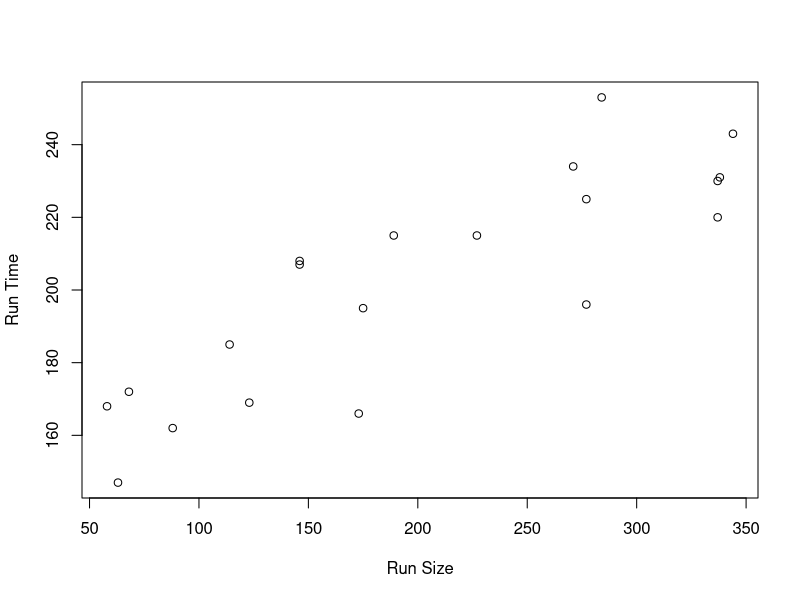
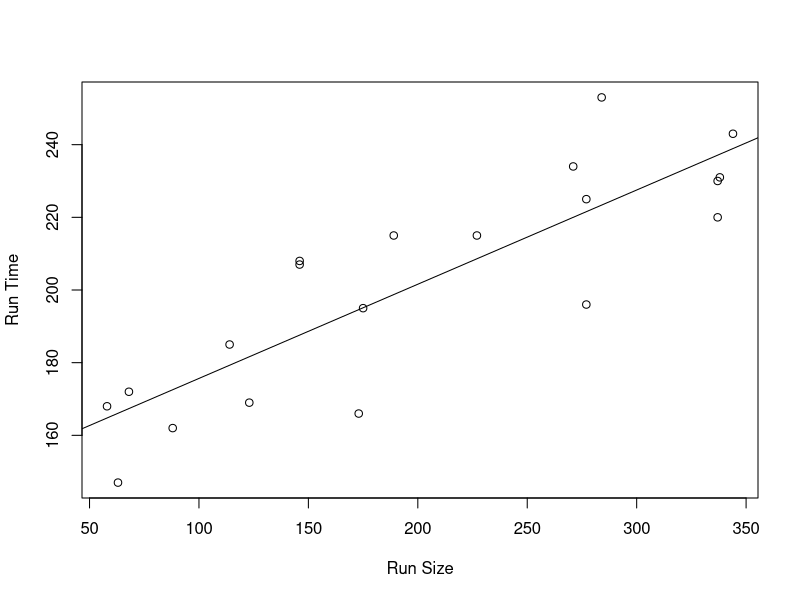
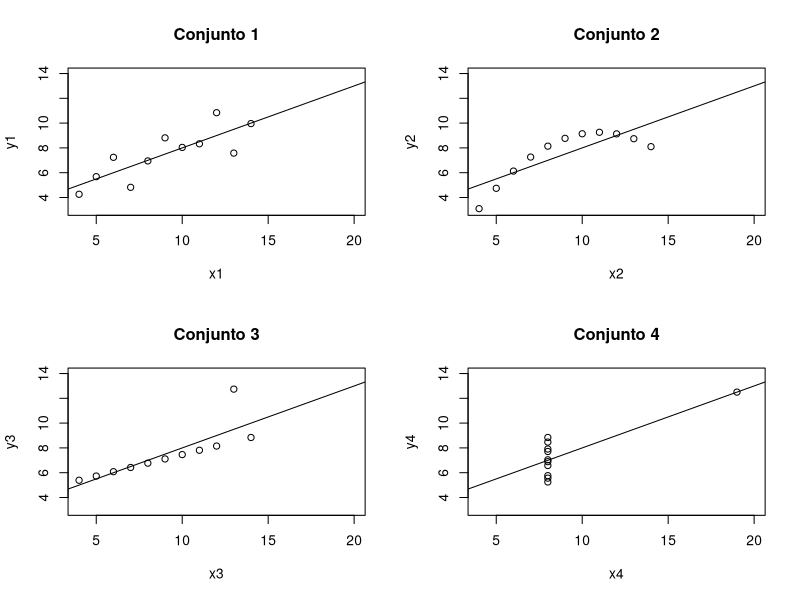
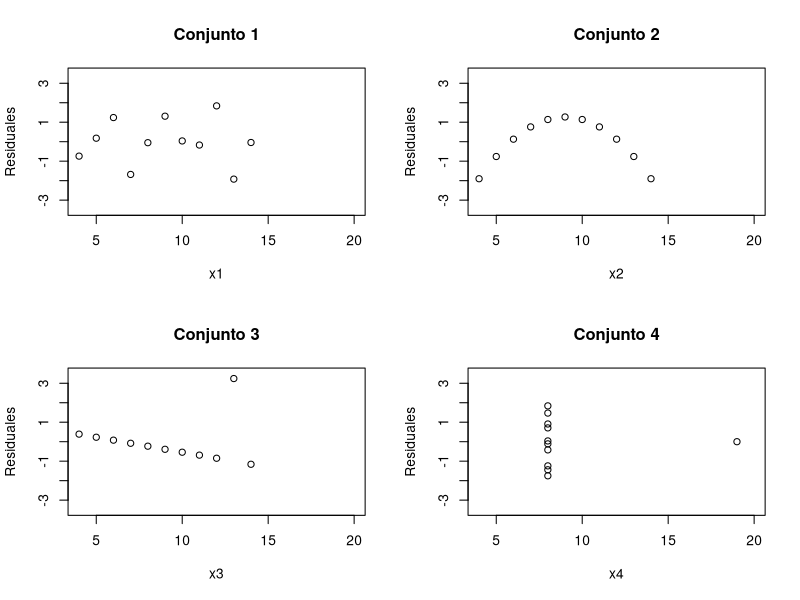
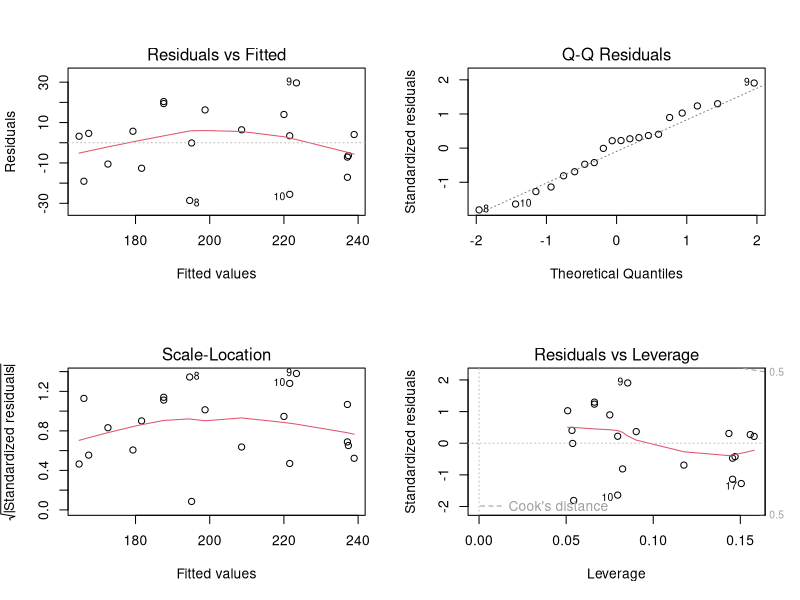
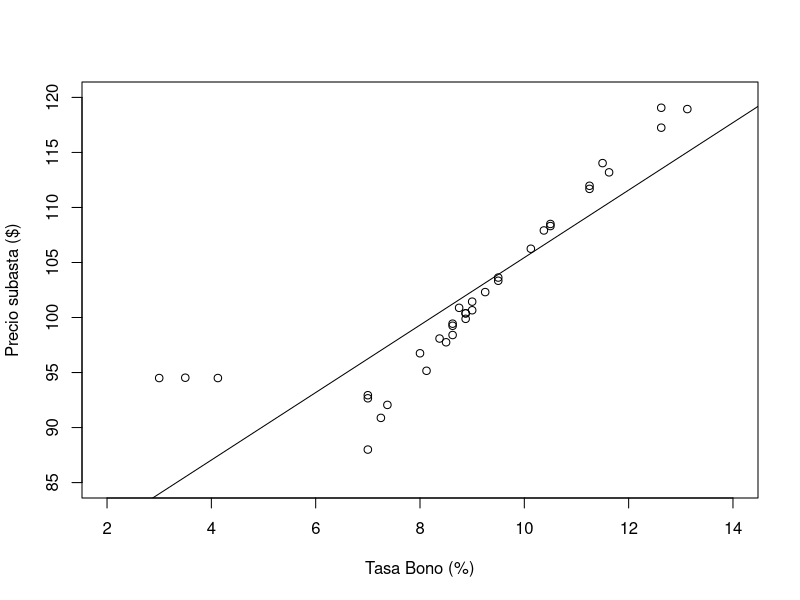
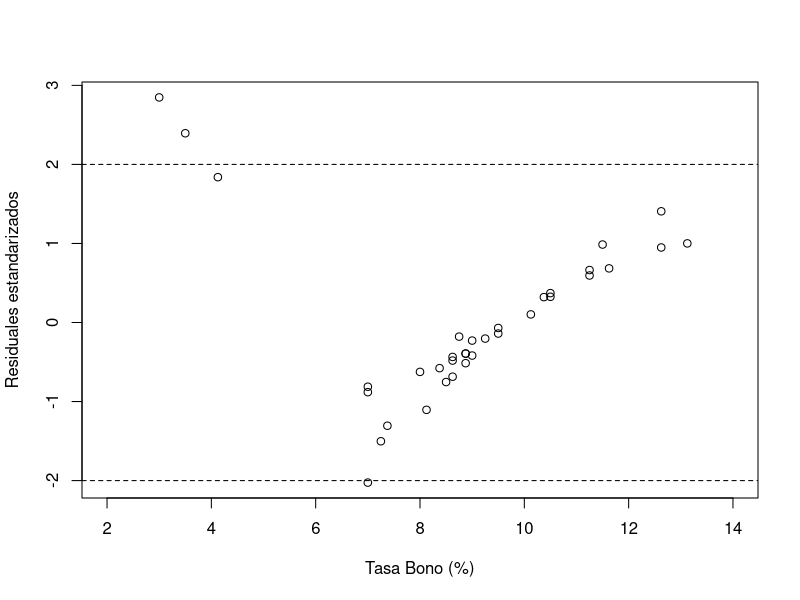
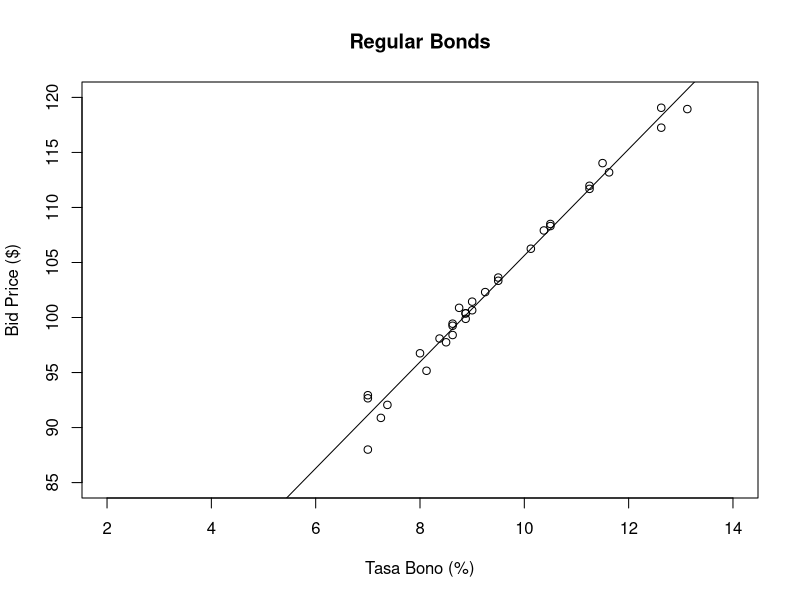

Recreate these plots in R, in order.
#Ruta de datos correspondiente
setwd('C:\\Users\\fou-f\\Desktop\\MCE\\Second\\EstadisticaMultivariada\\labs\\lab5')

production <- read.table("production.txt",header=TRUE)
attach(production)

## Grafica exploratoria
par(mfrow=c(1,1))
plot(production$RunSize,production$RunTime,xlab="Run Size", ylab="Run Time")

## Modelo Simple
m1 <- lm(RunTime~RunSize)
summary(m1)

## Linea de modelo con datos originales
plot(production$RunSize,production$RunTime,xlab="Run Size", ylab="Run Time")
abline(lsfit(production$RunSize,production$RunTime))


## Intervalos de confianza al 95% de los parametros
round(confint(m1,level=0.95),3)

## Intervalos de confianza y de prediccion
predict(m1,newdata=data.frame(RunSize=c(50,100,150,200,250,300,350)),interval="confidence",level=0.95)
predict(m1,newdata=data.frame(RunSize=c(50,100,150,200,250,300,350)),interval="prediction",level=0.95)

## Prueba anova para una regresion
anova(m1)

detach(production)

## Evaluacion de una regresion
anscombe <- read.table("anscombe.txt",header=TRUE)
attach(anscombe)

## Visualizacion de los elementos y una regresion simple
par(mfrow=c(2,2))
plot(x1,y1,xlim=c(4,20),ylim=c(3,14),main="Conjunto 1")
abline(lsfit(x1,y1))
plot(x2,y2,xlim=c(4,20),ylim=c(3,14),main="Conjunto 2")
abline(lsfit(x2,y2))
plot(x3,y3,xlim=c(4,20),ylim=c(3,14),main="Conjunto 3")
abline(lsfit(x3,y3))
plot(x4,y4,xlim=c(4,20),ylim=c(3,14),main="Conjunto 4")
abline(lsfit(x4,y4))

## Parametros de la regresion para los elementos
m1 <- lm(y1~x1)
summary(m1)
m2 <- lm(y2~x2)
summary(m2)
m3 <- lm(y3~x3)
summary(m3)
m4 <- lm(y4~x4)
summary(m4)

## Comparacion de los residuales para cada conjunto de datos
par(mfrow=c(2,2))
plot(x1,m1$residuals,ylab="Residuales",xlim=c(4,20),ylim=c(-3.5,3.5),main="Conjunto 1")
plot(x2,m2$residuals,ylab="Residuales",xlim=c(4,20),ylim=c(-3.5,3.5),main="Conjunto 2")
plot(x3,m3$residuals,ylab="Residuales",xlim=c(4,20),ylim=c(-3.5,3.5),main="Conjunto 3")
plot(x4,m4$residuals,ylab="Residuales",xlim=c(4,20),ylim=c(-3.5,3.5),main="Conjunto 4")

## Graficos basicos para verificacion de regresion
production <- read.table("production.txt",header=TRUE)
attach(production)

m1 <- lm(RunTime~RunSize)
par(mfrow=c(2,2))
plot(m1)

## Verificacion del efecto de outliers en una regresion
bonds <- read.table("bonds.txt",header=TRUE)
attach(bonds)

## Grafica exploratoria
par(mfrow=c(1,1))
plot(CouponRate,BidPrice,xlab="Tasa Bono (%)", ylab="Precio subasta ($)",ylim=c(85,120),xlim=c(2,14))
abline(lsfit(CouponRate,BidPrice))

## Regresion Inicial
m1 <- lm(BidPrice~CouponRate)
summary(m1)

## Intercalos de confianza al 95%
round(confint(m1,level=0.95),3)

#Table 3.4 on page 62
leverage1 <- hatvalues(m1)
StanRes1 <- rstandard(m1)
residual1 <- m1$residuals
cbind(Case,CouponRate,BidPrice,round(leverage1,3),round(residual1,3),round(StanRes1,3))

## Grafica de residuales estandarizados
plot(CouponRate,StanRes1,xlab="Tasa Bono (%)", ylab="Residuales estandarizados",xlim=c(2,14))
abline(h=2,lty=2)
abline(h=-2,lty=2)
identify(CouponRate,StanRes1,Case)


## Regresion sin los puntos atipicos
m2 <- update(m1, subset=(1:35)[-c(4,13,35)])
summary(m2)

## Grafica de la regresion sin los puntos atipicos
plot(CouponRate[-c(4,13,35)],BidPrice[-c(4,13,35)],xlab="Tasa Bono (%)", ylab="Bid Price ($)",ylim=c(85,120),xlim=c(2,14),main="Regular Bonds")
abline(m2)

## Residuales estandarizados sin los puntos atipicos
StanRes2 <- rstandard(m2)
plot(CouponRate[-c(4,13,35)],StanRes2,xlab="Tasa Bono (%)", ylab="Residuales estandarizados",xlim=c(2,14),main="Bonos regulares")
abline(h=2,lty=2)
abline(h=-2,lty=2)

## Uso de la distancia de Cook en el modelo con dotos los datos
cd1 <- cooks.distance(m1)
plot(CouponRate,cd1,xlab="Tasa Bono (%)", ylab="Distancia de Cook")
abline(h=4/(35-2),lty=2)
identify(CouponRate,cd1,Case)

## Ejemplo del uso de transformacion para
## controlar la varianza

cleaning <- read.table("cleaning.txt",header=TRUE)
attach(cleaning)

## Grafica exploratoria
par(mfrow=c(1,1))
plot(Crews,Rooms,xlab="Tamanio Equipo",ylab="Numero de cuartos limpiados")
abline(lsfit(Crews,Rooms))

## Regresion inicial
m1 <- lm(Rooms~Crews)
summary(m1)
predict(m1,newdata=data.frame(Crews=c(4,16)),interval="prediction",level=0.95)

## Verificacion de los residuales estandarizados
StanRes1 <- rstandard(m1)
plot(Crews,StanRes1,xlab="Tamanio Equipo", ylab="Residuales estandarizados")

## Uso de una transformacion
sabs <- sqrt(abs(StanRes1))
plot(Crews,sabs,xlab="Tamanio Equipo", ylab="Raiz cuadrada(|Residuales estandarizados|)")
abline(lsfit(Crews,sabs))

## Analisis de residuales
par(mfrow=c(2,2))
plot(m1)

## Analisis de la desviacion estandar
sqrt(tapply(Rooms,Crews,var))
sds <- c(3.000000,4.966555,4.690416,6.642665,7.927123,7.28991,12.000463)
xx <- c(2,4,6,8,10,12,16)
par(mfrow=c(1,1))
plot(xx,sds,xlab="Tamanio Equipo", ylab="Desviaci?n estandar(Cuartos limpiados)")
abline(lsfit(xx,sds))

## Modelacion con transformacion de potencia
sqrtcrews <- sqrt(Crews)
sqrtrooms <- sqrt(Rooms)
m2 <- lm(sqrtrooms~sqrtcrews)
summary(m2)
predict(m2,newdata=data.frame(sqrtcrews=c(2,4)),interval="prediction",level=0.95)

## Graficos de los datos y residuales con la transformacion
par(mfrow=c(1,2))
plot(sqrt(Crews),sqrt(Rooms),xlab="Raiz cuadrada(Tamanio Equipo)",ylab="Raiz cuadrada(Numero de cuartos limpiados)")
abline(lsfit(sqrt(Crews),sqrt(Rooms)))
StanRes2 <- rstandard(m2)
plot(sqrtcrews,StanRes2,xlab="Raiz cuadrada(Tamanio Equipo)", ylab="Residuales estandarizados")

par(mfrow=c(2,2))
plot(m2)
